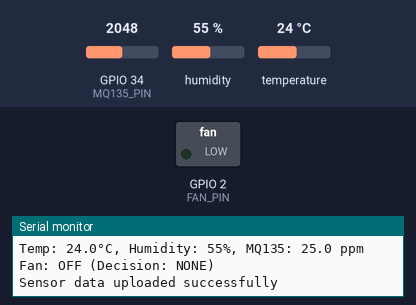
This sketch was run on a simulated ESP32. Shown: switched loads named in the sketch (green lamp = pin HIGH), the last lines printed to the serial monitor. The test bench sets the inputs (shaded band); at power-on: humidity 55 %, GPIO 34 (MQ135_PIN) = 2048, temperature 24 °C. WiFi joins after 1.5 s; servers stay silent unless stated.

Above: at 3.8 s.
3.9 s: humidity set to 84 %
8.9 s: humidity set to 87 %
At 13.3 s:
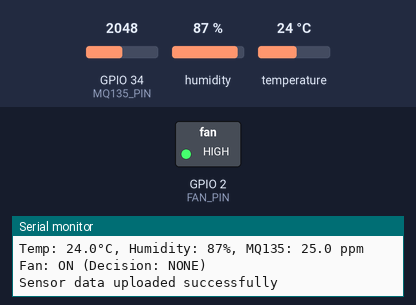
14.2 s: humidity set to 71 %
19.0 s: humidity set to 68 %
At 23.4 s:
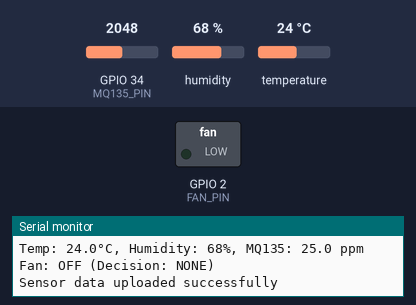
24.4 s: humidity set to 88 %
At 28.5 s:
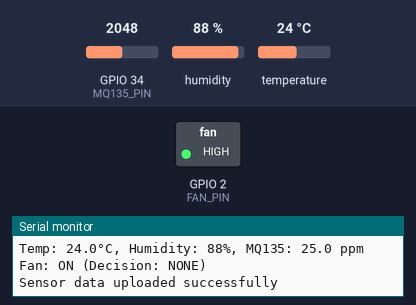
Timing chart, 0 to 30.0 s (numbered marks = the images above; inputs shaded):
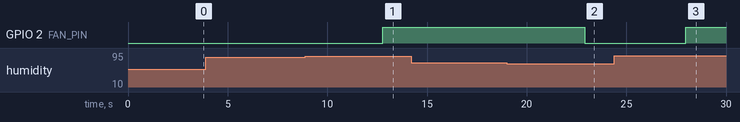

The sketch:

ESP32_SmartFruitStorage_Updated.ino
```cpp
#include <WiFi.h>
#include <Firebase_ESP_Client.h>
#include <addons/TokenHelper.h>
#include <addons/RTDBHelper.h>
#include "DHT.h"
#include <time.h>

// WiFi credentials
#define WIFI_SSID "YOUR_WIFI_SSID"
#define WIFI_PASSWORD "YOUR_WIFI_PASSWORD"

// Firebase Project API Key
#define API_KEY "YOUR_FIREBASE_API_KEY"
#define DATABASE_URL "YOUR_FIREBASE_DATABASE_URL"

// DHT sensor setup
#define DHT_PIN 4
#define DHT_TYPE DHT22
DHT dht(DHT_PIN, DHT_TYPE);

// MQ135 sensor on analog input
#define MQ135_PIN 34

// Fan relay setup
#define FAN_PIN 2

// Global Firebase objects
FirebaseData fbdo;
FirebaseAuth auth;
FirebaseConfig config;
unsigned long sendDataPrevMillis = 0;

// Market decision struct
struct MarketDecision {
  String decision;     // "SELL_NOW", "SELL_LATER", "NONE"
  int fanSuggestion;   // 1 = ON, 0 = OFF
  unsigned long expiresAt;
};

MarketDecision currentDecision = {"NONE", 0, 0};

void setup() {
  Serial.begin(115200);
  delay(1000);

  Serial.println("\n\n\nSmart Fruit Storage ESP32 - Starting Up...");

  // Setup pins
  pinMode(FAN_PIN, OUTPUT);
  digitalWrite(FAN_PIN, LOW);

  // Setup DHT sensor
  dht.begin();

  // Connect to WiFi
  connectToWiFi();

  // Configure Firebase
  config.api_key = API_KEY;
  config.database_url = DATABASE_URL;

  auth.user.email = "";
  auth.user.password = "";

  config.token_status_callback = tokenStatusCallback;

  Firebase.begin(&config, &auth);
  Firebase.reconnectWiFi(true);

  // Set Firebase stream callback
  if (!Firebase.RTDB.beginStream(&fbdo, "/marketDecisions")) {
    Serial.println("Failed to begin stream for market decisions");
  }
  Firebase.RTDB.setStreamCallback(&fbdo, streamCallback, streamTimeoutCallback);

  Serial.println("Setup complete!");
}

void loop() {
  // Check Firebase connection
  if (Firebase.ready() && (millis() - sendDataPrevMillis > 5000 || sendDataPrevMillis == 0)) {
    sendDataPrevMillis = millis();

    // Read sensor values
    float temp = dht.readTemperature();
    float humidity = dht.readHumidity();
    int mq135 = analogRead(MQ135_PIN);

    // Convert MQ135 analog to ppm (calibration may be needed)
    float mq135_ppm = map(mq135, 0, 4095, 0, 500) / 10.0;

    // Check if readings are valid
    if (!isnan(temp) && !isnan(humidity)) {
      Serial.printf("Temp: %.1f°C, Humidity: %.0f%%, MQ135: %.1f ppm\n", temp, humidity, mq135_ppm);

      // Determine fan state based on market decision and thresholds
      int fanState = determineFanState(temp, humidity, mq135_ppm);

      // Control fan
      digitalWrite(FAN_PIN, fanState ? HIGH : LOW);
      Serial.printf("Fan: %s (Decision: %s)\n", fanState ? "ON" : "OFF", currentDecision.decision.c_str());

      // Upload sensor data with decision to Firebase
      FirebaseJson json;
      json.set("temperature", temp);
      json.set("humidity", humidity);
      json.set("mq135", mq135_ppm);
      json.set("fanStatus", fanState ? "ON" : "OFF");
      json.set("marketDecision", currentDecision.decision);
      json.set("timestamp", millis());

      if (Firebase.RTDB.setJSON(&fbdo, "/sensor", &json)) {
        Serial.println("Sensor data uploaded successfully");
      } else {
        Serial.printf("Failed to upload sensor data: %s\n", fbdo.errorReason().c_str());
      }
    } else {
      Serial.println("Failed to read DHT sensor");
    }
  }

  // Keep Firebase stream alive
  if (!Firebase.RTDB.readStream(&fbdo)) {
    Serial.printf("Stream read error: %s\n", fbdo.errorReason().c_str());
  }

  delay(100);
}

// Connect to WiFi
void connectToWiFi() {
  WiFi.mode(WIFI_STA);
  WiFi.begin(WIFI_SSID, WIFI_PASSWORD);
  Serial.print("Connecting to WiFi: ");

  int attempts = 0;
  while (WiFi.status() != WL_CONNECTED && attempts < 20) {
    delay(500);
    Serial.print(".");
    attempts++;
  }

  if (WiFi.status() == WL_CONNECTED) {
    Serial.printf("\nWiFi connected! IP: %s\n", WiFi.localIP().toString().c_str());
  } else {
    Serial.println("\nFailed to connect to WiFi");
  }
}

// Firebase stream callback - receives market decisions
void streamCallback(FirebaseStream data) {
  if (data.dataType() == fb_esp_rtdb_data_type_json) {
    FirebaseJson json = *data.jsonObjectPtr();

    String decision = json.isValid() ? json.getString("decision") : "NONE";
    int fanSuggestion = json.isValid() ? json.getInt("fanSuggestion") : 0;
    unsigned long expiresAt = json.isValid() ? json.getInt("expiresAt") : 0;

    // Check if decision has expired
    if (expiresAt > millis()) {
      currentDecision.decision = decision;
      currentDecision.fanSuggestion = fanSuggestion;
      currentDecision.expiresAt = expiresAt;
      Serial.printf("Market Decision Updated: %s (Expires: %lu ms)\n", decision.c_str(), expiresAt - millis());
    } else {
      currentDecision.decision = "NONE";
      currentDecision.fanSuggestion = 0;
      Serial.println("Market Decision Expired");
    }
  }
}

void streamTimeoutCallback(bool timeout) {
  if (timeout) {
    Serial.println("Stream timeout, resuming...\n");
  }
}

void tokenStatusCallback(token_info_t info) {
  if (info.status == token_status_ready) {
    Serial.println("\nGot Sensor API access token");
  }
}

// Determine fan state based on thresholds and market decision
int determineFanState(float temp, float humidity, float mq135) {
  // SELL_NOW: Always turn on fan to preserve fruit
  if (currentDecision.decision == "SELL_NOW") {
    return 1;
  }

  // SELL_LATER: Use normal thresholds but be more aggressive
  if (currentDecision.decision == "SELL_LATER") {
    // More aggressive threshold when selling later
    if (temp > 28 || humidity > 80 || mq135 > 100) {
      return 1;
    }
  }

  // NONE or default thresholds
  // Turn on fan if conditions deteriorate
  if (temp > 30 || humidity > 85 || mq135 > 150) {
    return 1;
  }

  // Turn off if conditions improve
  if (temp < 25 && humidity < 70 && mq135 < 80) {
    return 0;
  }

  // Default: use current fan state (hysteresis)
  return digitalRead(FAN_PIN);
}
```

Measured:
- the behaviour switches between 85 and 86 % on humidity (found by bisection; images 0 and 1)
- the behaviour switches between 70 and 69 % on humidity (found by bisection; images 1 and 2)
- after the input at 8.9 s, GPIO 2 (FAN_PIN): LOW → HIGH after 3.9 s
- after the input at 19.0 s, GPIO 2 (FAN_PIN): HIGH → LOW after 3.9 s
- after the input at 24.4 s, GPIO 2 (FAN_PIN): LOW → HIGH after 3.6 s
